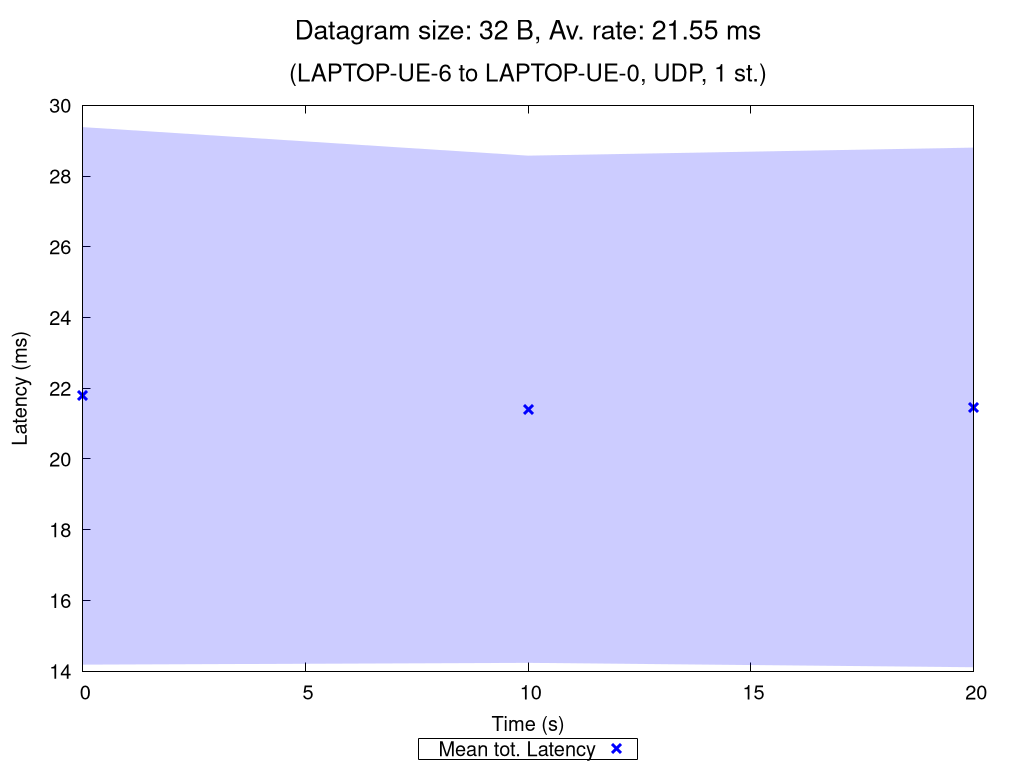

gnuplot code for this plot:
set terminal pngcairo nocrop enhanced size 1024,768 font "Verdana,15"
set output "UDP_1_st_2020_11_02_12-31-18_two2one_00032B.png"

set title "{/=20 Datagram size: 32 B, Av. rate: 21.55 ms}\n\n{/=18 (LAPTOP-UE-6 to LAPTOP-UE-0, UDP, 1 st.)}"

set xlabel "Time (s)"
set ylabel "Latency (ms)"
set ytics nomirror
set key bmargin center horizontal box samplen 1 width -1
set bmargin 4.6
set rmargin 4.5

rf = 1.0  # rate factor
set style fill transparent solid 0.2 noborder
set autoscale xfix
plot "UDP_1_st_2020_11_02_12-31-18_two2one_00032B_iperf_processed.dat" using 1:($2/rf-$3/rf):($2/rf+$3/rf) with filledcurves lc rgb "blue" notitle, \
     "" using 1:($2/rf) with points pt 2 ps 1.5 lw 3 lc rgb "blue" title "Mean tot. Latency", \
